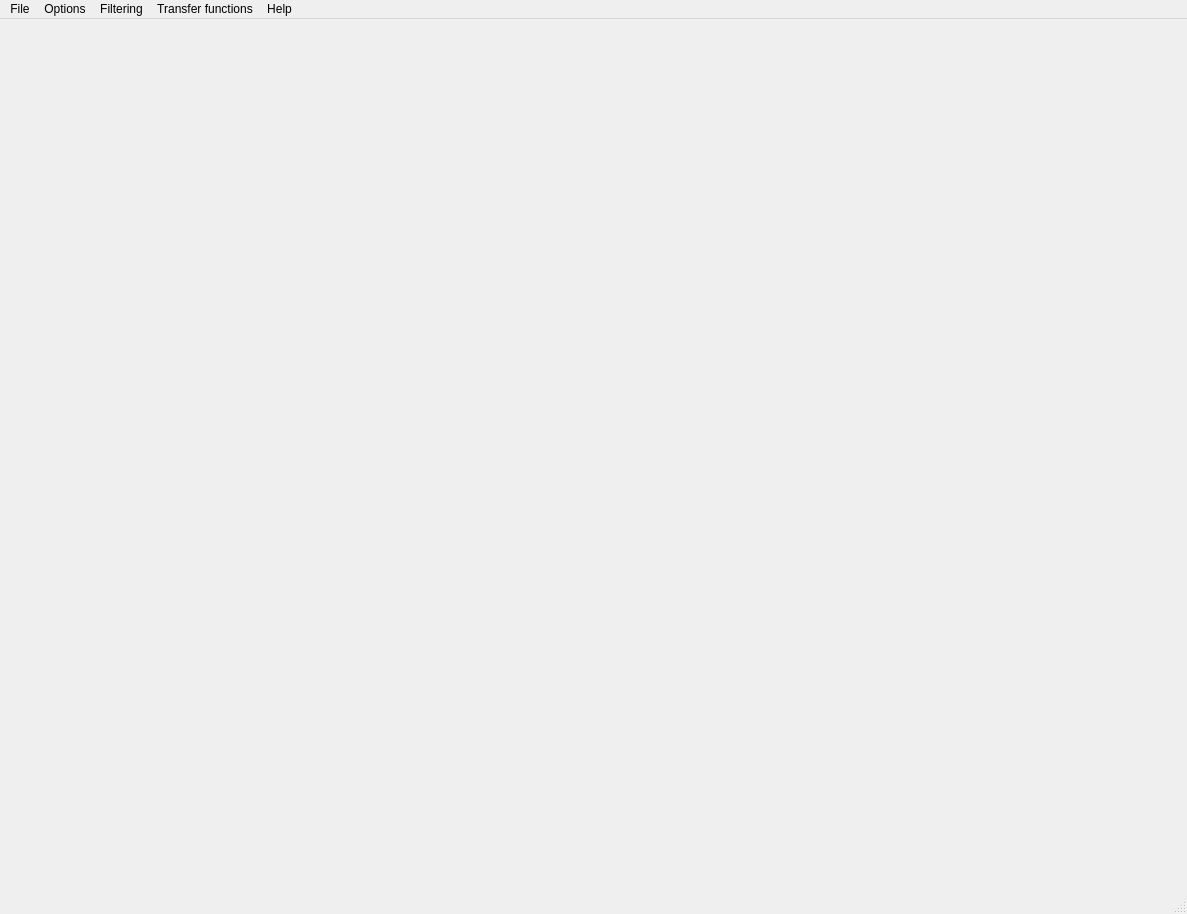
<?xml version="1.0" encoding="UTF-8"?>
<ui version="4.0">
 <class>mainWindow</class>
 <widget class="QMainWindow" name="mainWindow">
  <property name="geometry">
   <rect>
    <x>0</x>
    <y>0</y>
    <width>1187</width>
    <height>914</height>
   </rect>
  </property>
  <property name="minimumSize">
   <size>
    <width>800</width>
    <height>600</height>
   </size>
  </property>
  <property name="windowTitle">
   <string>Spine Analyzer</string>
  </property>
  <property name="windowIcon">
   <iconset resource="mainWindow.qrc">
    <normaloff>:/icons/icon16.png</normaloff>:/icons/icon16.png</iconset>
  </property>
  <widget class="QWidget" name="centralWidget">
   <layout class="QHBoxLayout" name="hboxLayout">
    <property name="spacing">
     <number>2</number>
    </property>
    <property name="margin">
     <number>2</number>
    </property>
    <item>
     <widget class="slicePainter" name="painter" native="true">
      <property name="sizePolicy">
       <sizepolicy hsizetype="Fixed" vsizetype="Minimum">
        <horstretch>0</horstretch>
        <verstretch>0</verstretch>
       </sizepolicy>
      </property>
      <property name="minimumSize">
       <size>
        <width>258</width>
        <height>343</height>
       </size>
      </property>
      <property name="baseSize">
       <size>
        <width>258</width>
        <height>343</height>
       </size>
      </property>
     </widget>
    </item>
    <item>
     <widget class="QVTKWidget" name="vis" native="true">
      <property name="sizePolicy">
       <sizepolicy hsizetype="Expanding" vsizetype="Expanding">
        <horstretch>0</horstretch>
        <verstretch>0</verstretch>
       </sizepolicy>
      </property>
      <property name="minimumSize">
       <size>
        <width>256</width>
        <height>256</height>
       </size>
      </property>
      <property name="baseSize">
       <size>
        <width>512</width>
        <height>512</height>
       </size>
      </property>
     </widget>
    </item>
   </layout>
  </widget>
  <widget class="QMenuBar" name="menubar">
   <property name="geometry">
    <rect>
     <x>0</x>
     <y>0</y>
     <width>1187</width>
     <height>21</height>
    </rect>
   </property>
   <widget class="QMenu" name="menuFile">
    <property name="title">
     <string>File</string>
    </property>
    <addaction name="actionOpen"/>
    <addaction name="actionOpen_DICOM_series"/>
    <addaction name="actionOpen_initialization"/>
    <addaction name="actionSave_initialization"/>
    <addaction name="actionLoad_polygonal_mesh"/>
    <addaction name="actionSave_slices"/>
    <addaction name="actionScreenshot"/>
    <addaction name="actionClear_polygonal_data"/>
   </widget>
   <widget class="QMenu" name="menuOptions">
    <property name="title">
     <string>Options</string>
    </property>
    <addaction name="actionInteractive_inflation"/>
    <addaction name="actionSave_binary_masks"/>
    <addaction name="actionShow_mask_overlays"/>
    <addaction name="actionShow_wireframe"/>
    <addaction name="actionSave_LH_images_and_histogram"/>
    <addaction name="actionUse_DICOMs_windowing"/>
    <addaction name="actionSave_debug_images"/>
    <addaction name="actionUse_shape_model"/>
   </widget>
   <widget class="QMenu" name="menuFiltering">
    <property name="title">
     <string>Filtering</string>
    </property>
    <addaction name="actionAnisotropic_diffusion"/>
    <addaction name="actionMedian_denoising"/>
    <addaction name="actionGaussian_smoothing"/>
    <addaction name="actionLogarithmic_rescaling"/>
    <addaction name="actionSchlick_URQ_rescaling"/>
   </widget>
   <widget class="QMenu" name="menuTransfer_functions">
    <property name="title">
     <string>Transfer functions</string>
    </property>
    <addaction name="actionReset_TF"/>
    <addaction name="actionOpacityPlus"/>
    <addaction name="actionOpacityMinus"/>
    <addaction name="actionTF_shift_Up"/>
    <addaction name="actionTF_shift_Down"/>
   </widget>
   <widget class="QMenu" name="menuHelp">
    <property name="title">
     <string>Help</string>
    </property>
    <addaction name="actionQuick_help"/>
   </widget>
   <addaction name="menuFile"/>
   <addaction name="menuOptions"/>
   <addaction name="menuFiltering"/>
   <addaction name="menuTransfer_functions"/>
   <addaction name="menuHelp"/>
  </widget>
  <widget class="QStatusBar" name="statusbar"/>
  <action name="actionOpen">
   <property name="text">
    <string>Open...</string>
   </property>
   <property name="shortcut">
    <string>Ctrl+O</string>
   </property>
  </action>
  <action name="actionSave_slices">
   <property name="text">
    <string>Save slices...</string>
   </property>
   <property name="shortcut">
    <string>Ctrl+S</string>
   </property>
  </action>
  <action name="actionScreenshot">
   <property name="text">
    <string>Screenshot...</string>
   </property>
   <property name="toolTip">
    <string>Take a screenshot</string>
   </property>
   <property name="shortcut">
    <string>Ctrl+P</string>
   </property>
  </action>
  <action name="actionInteractive_inflation">
   <property name="checkable">
    <bool>true</bool>
   </property>
   <property name="checked">
    <bool>true</bool>
   </property>
   <property name="text">
    <string>Interactive inflation</string>
   </property>
   <property name="toolTip">
    <string>Display vertebral bodies as they are being inflated</string>
   </property>
   <property name="statusTip">
    <string>Display vertebral bodies as they are being inflated</string>
   </property>
  </action>
  <action name="actionSave_binary_masks">
   <property name="checkable">
    <bool>true</bool>
   </property>
   <property name="text">
    <string>Save binary masks</string>
   </property>
   <property name="toolTip">
    <string>If checked, saves binary mask .mha file for each vertebra in &quot;D:Temp&quot; folder</string>
   </property>
   <property name="statusTip">
    <string>If checked, saves binary mask .mha file for each vertebra in &quot;D:\Temp\&quot; folder</string>
   </property>
  </action>
  <action name="actionAnisotropic_diffusion">
   <property name="text">
    <string>Anisotropic diffusion</string>
   </property>
   <property name="toolTip">
    <string>Apply anisotropic diffusion denoising method to the image</string>
   </property>
   <property name="statusTip">
    <string>Apply anisotropic diffusion denoising method to the image</string>
   </property>
  </action>
  <action name="actionMedian_denoising">
   <property name="text">
    <string>Median denoising</string>
   </property>
   <property name="toolTip">
    <string>Apply median denoising method to the image</string>
   </property>
   <property name="statusTip">
    <string>Apply median denoising method to the image</string>
   </property>
  </action>
  <action name="actionGaussian_smoothing">
   <property name="text">
    <string>Gaussian smoothing</string>
   </property>
   <property name="toolTip">
    <string>Apply gaussian smoothing to the image</string>
   </property>
   <property name="statusTip">
    <string>Apply gaussian smoothing to the image</string>
   </property>
  </action>
  <action name="actionLogarithmic_rescaling">
   <property name="text">
    <string>Logarithmic rescaling</string>
   </property>
   <property name="toolTip">
    <string>Apply logarithmic rescaling to the image (x=log(1+x) voxelwise)</string>
   </property>
   <property name="statusTip">
    <string>Apply logarithmic rescaling to the image (x=log(1+x) voxelwise)</string>
   </property>
  </action>
  <action name="actionSchlick_URQ_rescaling">
   <property name="text">
    <string>Schlick URQ rescaling</string>
   </property>
   <property name="toolTip">
    <string>Schlick uniform rational quantization rescaling algorithm</string>
   </property>
   <property name="statusTip">
    <string>Schlick uniform rational quantization rescaling algorithm</string>
   </property>
  </action>
  <action name="actionShow_wireframe">
   <property name="checkable">
    <bool>true</bool>
   </property>
   <property name="checked">
    <bool>true</bool>
   </property>
   <property name="text">
    <string>Initial wireframe</string>
   </property>
   <property name="toolTip">
    <string>Segmented objects are initially created in wireframe view</string>
   </property>
   <property name="statusTip">
    <string>Segmented objects are initially created in wireframe view</string>
   </property>
  </action>
  <action name="actionOpen_initialization">
   <property name="text">
    <string>Open initialization...</string>
   </property>
   <property name="shortcut">
    <string>Ctrl+I</string>
   </property>
  </action>
  <action name="actionSave_LH_images_and_histogram">
   <property name="checkable">
    <bool>true</bool>
   </property>
   <property name="text">
    <string>Save LH images</string>
   </property>
   <property name="statusTip">
    <string>Save Low and High images and LH histogram</string>
   </property>
   <property name="whatsThis">
    <string>Save Low and High images and LH histogram</string>
   </property>
  </action>
  <action name="actionLoad_polygonal_mesh">
   <property name="text">
    <string>Load polygonal mesh</string>
   </property>
   <property name="shortcut">
    <string>Ctrl+L</string>
   </property>
  </action>
  <action name="actionQuick_help">
   <property name="text">
    <string>Quick help</string>
   </property>
   <property name="shortcut">
    <string>F1</string>
   </property>
  </action>
  <action name="actionClear_polygonal_data">
   <property name="text">
    <string>Clear polygonal data</string>
   </property>
   <property name="shortcut">
    <string>Ctrl+R</string>
   </property>
  </action>
  <action name="actionOpacityPlus">
   <property name="text">
    <string>Opacity +</string>
   </property>
   <property name="toolTip">
    <string>Increase opacity</string>
   </property>
   <property name="statusTip">
    <string>Increase opacity</string>
   </property>
   <property name="shortcut">
    <string>+</string>
   </property>
  </action>
  <action name="actionOpacityMinus">
   <property name="text">
    <string>Opacity -</string>
   </property>
   <property name="shortcut">
    <string>-</string>
   </property>
  </action>
  <action name="actionTF_shift_Up">
   <property name="text">
    <string>TF shift Up</string>
   </property>
   <property name="shortcut">
    <string>PgUp</string>
   </property>
  </action>
  <action name="actionTF_shift_Down">
   <property name="text">
    <string>TF shift Down</string>
   </property>
   <property name="shortcut">
    <string>PgDown</string>
   </property>
  </action>
  <action name="actionReset_TF">
   <property name="text">
    <string>Reset TF</string>
   </property>
   <property name="shortcut">
    <string>Home</string>
   </property>
  </action>
  <action name="actionOpen_DICOM_series">
   <property name="text">
    <string>Open DICOM series...</string>
   </property>
   <property name="toolTip">
    <string>Open DICOM series from a directory</string>
   </property>
   <property name="statusTip">
    <string>Open DICOM series from a directory</string>
   </property>
   <property name="shortcut">
    <string>Ctrl+D</string>
   </property>
  </action>
  <action name="actionUse_DICOMs_windowing">
   <property name="checkable">
    <bool>true</bool>
   </property>
   <property name="checked">
    <bool>true</bool>
   </property>
   <property name="text">
    <string>Use DICOM's windowing</string>
   </property>
   <property name="toolTip">
    <string>Apply DICOM's VOI (values of interest) windowing rescaling (if window information is present in files)</string>
   </property>
   <property name="statusTip">
    <string>Apply DICOM's VOI (values of interest) windowing rescaling (if window information is present in files)</string>
   </property>
  </action>
  <action name="actionSave_initialization">
   <property name="text">
    <string>Save initialization...</string>
   </property>
  </action>
  <action name="actionShow_mask_overlays">
   <property name="checkable">
    <bool>true</bool>
   </property>
   <property name="checked">
    <bool>true</bool>
   </property>
   <property name="text">
    <string>Show mask overlays</string>
   </property>
   <property name="toolTip">
    <string>Show mask overlays on 2D slices</string>
   </property>
   <property name="statusTip">
    <string>Show mask overlays on 2D slices</string>
   </property>
  </action>
  <action name="actionSave_debug_images">
   <property name="checkable">
    <bool>true</bool>
   </property>
   <property name="text">
    <string>Save debug images</string>
   </property>
   <property name="toolTip">
    <string>Save all intermediate images  inthe temp folder as they are being calculated</string>
   </property>
   <property name="statusTip">
    <string>Save all intermediate images  inthe temp folder as they are being calculated</string>
   </property>
  </action>
  <action name="actionUse_shape_model">
   <property name="checkable">
    <bool>true</bool>
   </property>
   <property name="checked">
    <bool>true</bool>
   </property>
   <property name="text">
    <string>Use shape model</string>
   </property>
   <property name="toolTip">
    <string>Use shape model in the second pass</string>
   </property>
   <property name="statusTip">
    <string>Use shape model in the second pass</string>
   </property>
  </action>
 </widget>
 <customwidgets>
  <customwidget>
   <class>QVTKWidget</class>
   <extends>QWidget</extends>
   <header>QVTKWidget.h</header>
  </customwidget>
  <customwidget>
   <class>slicePainter</class>
   <extends>QWidget</extends>
   <header>slicePainter.h</header>
   <container>1</container>
  </customwidget>
 </customwidgets>
 <resources>
  <include location="mainWindow.qrc"/>
 </resources>
 <connections/>
</ui>
